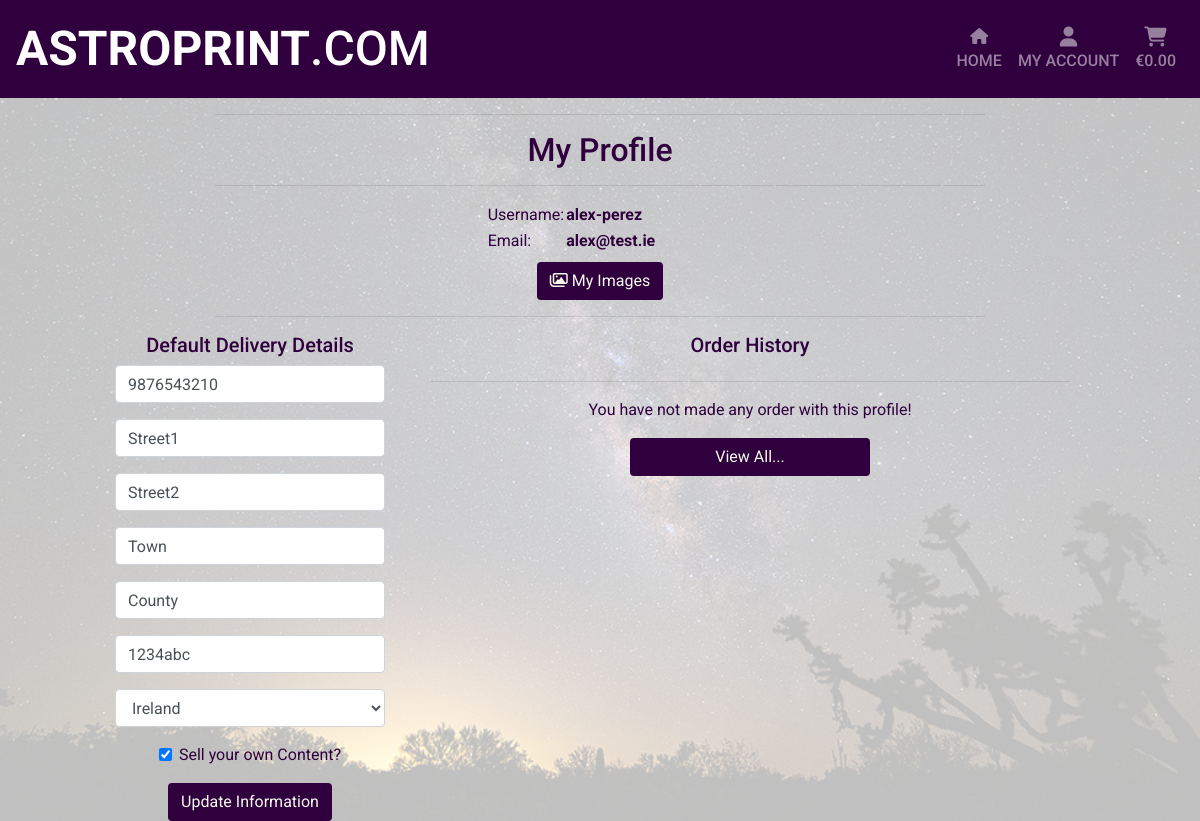
The app's page /profile/ (signed in) with its own data.
### user_profile/models.py (models this page shows, shortened)
class UserProfile(models.Model):
    user = models.OneToOneField(User, on_delete=models.CASCADE)
    default_phone_no = models.CharField(max_length=20, null=True, blank=True)
    default_street1 = models.CharField(max_length=100, null=True, blank=True)
    default_street2 = models.CharField(max_length=100, null=True, blank=True)
    default_town_city = models.CharField(max_length=50, null=True, blank=True)
    default_county = models.CharField(max_length=30, null=True, blank=True)
    default_post_code = models.CharField(max_length=10, null=True, blank=True)
    default_country = CountryField(blank_label='Country', null=True, blank=True)
    seller = models.BooleanField(default=False)

### user_profile/views.py (the view)
# urls.py: path('profile/', include('user_profile.urls')),
@login_required
def profile(request):
    profile = get_object_or_404(UserProfile, user=request.user)
    if request.method == 'POST':
        form = UserProfileForm(request.POST, instance=profile)
        if form.is_valid():
            form.save()
            messages.success(request, 'Profile updated successfully.')
        else:
            messages.error(
                request, 'Update failed. Please enter all required details.'
            )
    else:
        form = UserProfileForm(instance=profile)
    orders = profile.orders.all()
    seller = profile.seller
    template = 'user_profile/profile.html'
    context = {
        'form': form,
        'orders': orders,
        'seller': seller,
        'on_profile_page': True,
    }
    return render(request, template, context)

### user_profile/forms.py
class UserProfileForm(forms.ModelForm):
    class Meta:
        model = UserProfile
        exclude = ('user',)
    def __init__(self, *args, **kwargs):
        super().__init__(*args, **kwargs)
        placeholders = {
            'default_phone_no': 'Phone No.',
            'default_street1': 'Street Address 1',
            'default_street2': 'Street Address 2',
            'default_town_city': 'Town or City',
            'default_county': 'County',
            'default_post_code': 'Post Code',
            'seller': 'Sell your own Content?'
        }
        self.fields['default_phone_no'].widget.attrs['autofocus'] = True
        for field in self.fields:
            if field != 'default_country' and field != 'seller':
                if self.fields[field].required:
                    placeholder = f'{placeholders[field]} *'
                else:
                    placeholder = placeholders[field]
                self.fields[field].widget.attrs['placeholder'] = placeholder
            self.fields[field].widget.attrs['class'] = ''
            self.fields[field].label = False
            if field == 'seller':
                self.fields[field].label = placeholders[field]

### shopping_bag/contexts.py (called while the page is built, shortened)
def bag_contents(request):
    bag_images = []
    total = 0
    prod_count = 0
    bag = request.session.get('bag', {})
    context = {
        'bag_images': bag_images,
        'total': total,
        'prod_count': prod_count,
    }
    return context

### user_profile/templates/user_profile/profile.html (shortened to what this page needs)
{% extends 'base.html' %}
{% load static %}
{% block content %}
    <div class="overlay"></div>
    <div class="container-fluid">
        <div class="row">
            <div class="col-12 col-lg-8 offset-lg-2 text-center">
                <hr>
                <h2 class="text-header">My Profile</h2>
                <hr>
                <table class="mb-2 col-12 col-lg-4 offset-lg-4 table-borderless table-responsive text-left">
                    <tr>
                        <td>Username: </td>
                        <th> {{ user }}</th>
                    </tr>
                    <tr>
                        <td>Email: </td>
                        <th>{{ user.email }}</th>
                    </tr>
                </table>
                {% if seller == True %}
                    <a href="{% url 'all_user_images' %}" class="btn btn-site">
                        <span class="icon">
                            <i class="far fa-images"></i>
                        </span>
                        <span>My Images</span>
                    </a>
                {% endif %}
                <hr>
            </div>
        </div>
        <div class="row">
            <div class="col-12 col-lg-3 offset-lg-1 text-center">
                <h5 class="text-header">Default Delivery Details</h5>
                <form class="" action="{% url 'profile' %}" method="POST" id="">
                    {{ form|crispy }}
                    <button class="btn btn-site">Update Information</button>
                </form>
            </div>
            <div class="col-12 col-lg-7">
                <h5 class="text-center text-header">Order History</h5>
                {% if orders %}
                    <table class="table table-text">
                        <thead>
                            <tr>
                                <th>Order number</th>
                                <th class="desktop">Date</th>
                                <th class="desktop">Items</th>
                                <th>Order Total</th>
                            </tr>
                        </thead>
                        <tbody>
                            {% for order in orders %}
                                <tr>
                                    <td>
                                        <a href="{% url 'order_history' order.order_number %}"
                                        title="{{ order.order_number }}" class="btn btn-site" >
                                            {{ order.order_number|truncatechars:6 }}
                                        </a>
                                    </td>
                                    <td class="desktop">{{ order.date }}</td>
                                    <td class="desktop">
                                        <ul>
                                            {% for item in order.orderitems.all %}
                                                <li>{{ item.image.img_title }}</li>
                                            {% endfor %}
                                        </ul>
                                    </td>
                                    <td>{{ order.order_total }}</td>
                                </tr>
                            {% endfor %}
                        </tbody>
                    </table>
                {% else %}
                    <div class="row">
                        <div class="col text-center">
                            <hr>
                            <p class="table-text">You have not made any order with this profile!</p>
                            <a href="{% url 'all_images' %}" class="btn btn-home-pg">
                                View All...
                            </a>
                        </div>
                    </div>
                {% endif %}
            </div>
        </div>
    </div>
{% endblock %}

### static/css/base.css (style rules this page uses)
a { font-weight: 500; }
body { background: url('/media/Test1.jpg') no-repeat center center fixed; background-size: cover; color: #2f003d; font-family: "Roboto", sans-serif; height: calc(100vh - 82px); }
html { height: 100%; width: 100%; }
.btn-home-pg { background-color: #2f003d; color: #f7faef; min-width: 15rem; min-height: 2rem; }
.btn-site { background-color: #2f003d; color: #f7faef; }
.container-fluid { margin: 0; padding: 0; }
.overlay { height: 100%; width: 100%; top: 0; left: 0; position: fixed; background: rgba(255, 255, 255, .75); z-index: -8888; }
.row { margin: 0; }
.table-text { color: #2f003d; }

### records on screen
UserProfile: default_phone_no "9876543210", default_street1 "Street1", default_street2 "Street2", default_town_city "Town", default_county "County", default_post_code "1234abc", default_country "Ireland", seller "☑"

### other values on screen
{{ user }} "alex-perez"
{{ user.email }} "alex@test.ie"
